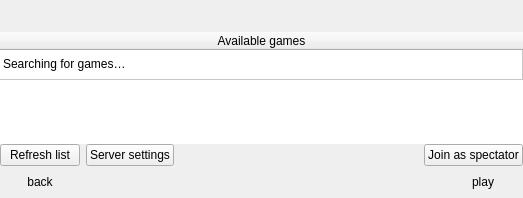
        <widget class="QWidget" name="play_page">
         <layout class="QVBoxLayout" name="verticalLayout_6" stretch="2,7,1,2">
          <property name="spacing">
           <number>0</number>
          </property>
          <property name="leftMargin">
           <number>0</number>
          </property>
          <property name="topMargin">
           <number>0</number>
          </property>
          <property name="rightMargin">
           <number>0</number>
          </property>
          <property name="bottomMargin">
           <number>0</number>
          </property>
          <item>
           <spacer name="verticalSpacer_5">
            <property name="orientation">
             <enum>Qt::Vertical</enum>
            </property>
            <property name="sizeHint" stdset="0">
             <size>
              <width>20</width>
              <height>86</height>
             </size>
            </property>
           </spacer>
          </item>
          <item>
           <widget class="QTableWidget" name="games_table">
            <property name="minimumSize">
             <size>
              <width>520</width>
              <height>0</height>
             </size>
            </property>
            <property name="frameShape">
             <enum>QFrame::NoFrame</enum>
            </property>
            <property name="sizeAdjustPolicy">
             <enum>QAbstractScrollArea::AdjustToContents</enum>
            </property>
            <property name="editTriggers">
             <set>QAbstractItemView::NoEditTriggers</set>
            </property>
            <property name="alternatingRowColors">
             <bool>true</bool>
            </property>
            <property name="selectionMode">
             <enum>QAbstractItemView::SingleSelection</enum>
            </property>
            <property name="selectionBehavior">
             <enum>QAbstractItemView::SelectRows</enum>
            </property>
            <property name="textElideMode">
             <enum>Qt::ElideNone</enum>
            </property>
            <property name="verticalScrollMode">
             <enum>QAbstractItemView::ScrollPerPixel</enum>
            </property>
            <property name="horizontalScrollMode">
             <enum>QAbstractItemView::ScrollPerPixel</enum>
            </property>
            <property name="rowCount">
             <number>1</number>
            </property>
            <property name="columnCount">
             <number>1</number>
            </property>
            <attribute name="horizontalHeaderStretchLastSection">
             <bool>true</bool>
            </attribute>
            <attribute name="verticalHeaderVisible">
             <bool>false</bool>
            </attribute>
            <row>
             <property name="text">
              <string/>
             </property>
            </row>
            <column>
             <property name="text">
              <string>Available games</string>
             </property>
            </column>
            <item row="0" column="0">
             <property name="text">
              <string>Searching for games…</string>
             </property>
            </item>
           </widget>
          </item>
          <item>
           <widget class="QWidget" name="blocking_widget" native="true">
            <layout class="QHBoxLayout" name="horizontalLayout_6">
             <property name="leftMargin">
              <number>0</number>
             </property>
             <property name="topMargin">
              <number>0</number>
             </property>
             <property name="rightMargin">
              <number>0</number>
             </property>
             <property name="bottomMargin">
              <number>0</number>
             </property>
             <item>
              <widget class="QPushButton" name="refresh_games_button">
               <property name="text">
                <string>Refresh list</string>
               </property>
              </widget>
             </item>
             <item>
              <widget class="QPushButton" name="server_settings_button">
               <property name="text">
                <string>Server settings</string>
               </property>
              </widget>
             </item>
             <item>
              <spacer name="horizontalSpacer_6">
               <property name="orientation">
                <enum>Qt::Horizontal</enum>
               </property>
               <property name="sizeHint" stdset="0">
                <size>
                 <width>40</width>
                 <height>20</height>
                </size>
               </property>
              </spacer>
             </item>
             <item>
              <widget class="QPushButton" name="spectate_game_button">
               <property name="text">
                <string>Join as spectator</string>
               </property>
               <property name="flat">
                <bool>false</bool>
               </property>
              </widget>
             </item>
            </layout>
           </widget>
          </item>
          <item>
           <widget class="QWidget" name="widget_3" native="true">
            <property name="sizePolicy">
             <sizepolicy hsizetype="Preferred" vsizetype="Minimum">
              <horstretch>0</horstretch>
              <verstretch>0</verstretch>
             </sizepolicy>
            </property>
            <layout class="QHBoxLayout" name="horizontalLayout_5">
             <property name="spacing">
              <number>0</number>
             </property>
             <property name="leftMargin">
              <number>0</number>
             </property>
             <property name="topMargin">
              <number>0</number>
             </property>
             <property name="rightMargin">
              <number>0</number>
             </property>
             <property name="bottomMargin">
              <number>0</number>
             </property>
             <item>
              <widget class="QPushButton" name="play_back_button">
               <property name="text">
                <string>back</string>
               </property>
               <property name="flat">
                <bool>true</bool>
               </property>
              </widget>
             </item>
             <item>
              <spacer name="horizontalSpacer_5">
               <property name="orientation">
                <enum>Qt::Horizontal</enum>
               </property>
               <property name="sizeHint" stdset="0">
                <size>
                 <width>40</width>
                 <height>20</height>
                </size>
               </property>
              </spacer>
             </item>
             <item>
              <widget class="QPushButton" name="play_play_button">
               <property name="text">
                <string>play</string>
               </property>
               <property name="flat">
                <bool>true</bool>
               </property>
              </widget>
             </item>
            </layout>
           </widget>
          </item>
         </layout>
        </widget>
